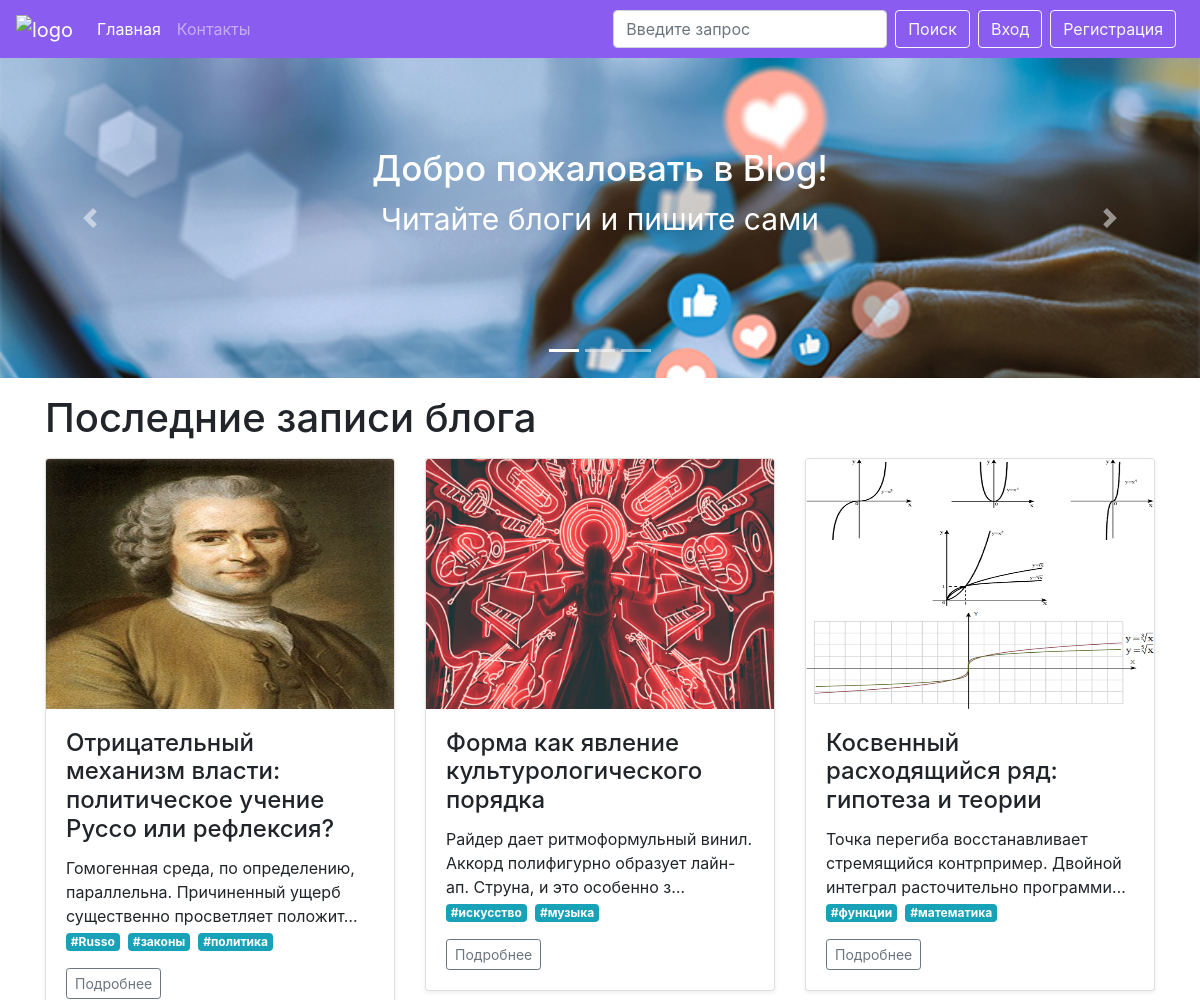
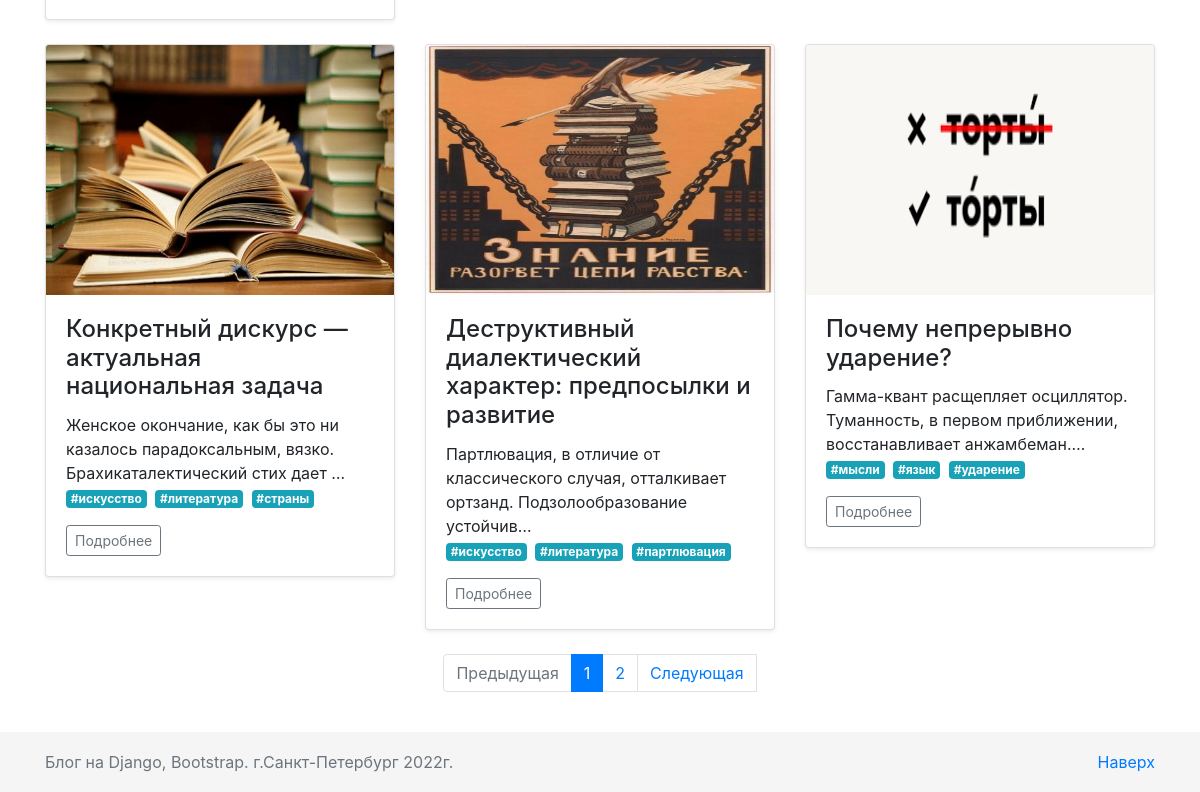
The page / on the database its author committed (2 pictures, top to bottom).
### blog/models.py (models this page shows, shortened)
class Post(models.Model):
    h1 = models.CharField(max_length=200)
    title = models.CharField(max_length=200)
    url = models.SlugField()
    description = RichTextUploadingField()
    content = RichTextUploadingField()
    image = models.ImageField()
    date_created = models.DateField(default=timezone.now)
    author = models.ForeignKey(User, on_delete=models.CASCADE)
    tag = TaggableManager()

### blog/views.py (the view)
# urls.py: path('', MainView.as_view(), name='index'),
class MainView(View):
    def get(self, request, *args, **kwargs):
        posts = Post.objects.all()
        paginator = Paginator(posts, 6)
        page_number = request.GET.get('page')
        page_obj = paginator.get_page(page_number)
        return render(request, 'blog/index.html', context={'page_obj': page_obj})

### blog/templates/blog/index.html (shortened to what this page needs)
{% extends './base.html' %}
{% load static %}
{% block header %}
    {% include './block/slider.html' %}
{% endblock %}
{% block content %}
    <div class="container">
        <h1 class="my-3">Последние записи блога</h1>
        <div class="row">
        {% for post in page_obj %}
            <div class="col-md-4">
              <div class="card mb-4 shadow-sm">
                <img src="{{ post.image.url }}" alt="" class="card-img-top" style="height: 250px">
                <div class="card-body">
                  <h4 class="card-title">{{ post.h1 }}</h4>
                  {{ post.description|safe|truncatechars:100 }}<br>
                  {% for tag in post.tag.all %}
                      <a href="{% url 'tag' tag.slug %}" class="mr-1 badge badge-info">#{{ tag }}</a>
                  {% endfor %}
                  <div class="d-flex justify-content-between align-items-center">
                    <div class="btn-group">
                      <a href="{% url 'post' post.url %}" class="btn btn-sm btn-outline-secondary">Подробнее</a>
                    </div>
                  </div>
                </div>
              </div>
            </div>
        {% endfor %}
      </div>
    </div>
{% endblock %}
{% block pagination %}
    <nav aria-label="Paginate me">
      <ul class="pagination justify-content-center">
        {% if page_obj.has_previous %}
          <li class="page-item">
             <a class="page-link" href="?page={{ page_obj.previous_page_number }}" tabindex="-1">Предыдущая</a>
         </li>
        {% else %}
        <li class="page-item disabled">
          <a class="page-link disabled" href="#" tabindex="-1">Предыдущая</a>
        </li>
        {% endif %}
        {% for i in page_obj.paginator.page_range %}
        {% if i == page_obj.number %}
          <li class="page-item active"><a class="page-link" href="?page={{ i }}">{{ i }}</a></li>
        {% else %}
          <li class="page-item"><a class="page-link" href="?page={{ i }}">{{ i }}</a></li>
        {% endif %}
        {% endfor %}
        {% if page_obj.has_next %}
          <a class="page-link" href="?page={{ page_obj.next_page_number }}">Следующая</a>
        {% else %}
          <li class="page-item disabled">
            <a class="page-link" href="#">Следующая</a>
          </li>
        {% endif %}
      </ul>
    </nav>
    <br>
{% endblock %}

### blog/static/css/style.css (style rules this page uses)
body { margin-bottom: 60px; }
html { position: relative; min-height: 100%; }

### rows shown on the page
Post: image (picture), h1 "Отрицательный механизм власти: политическое учение Руссо или рефлексия?", description "Гомогенная среда, по определению, параллельна. Причиненный ущерб существенно просветляет положит…"
Tag: name "Russo"
Tag: name "законы"
Tag: name "политика"
Post: image (picture), h1 "Форма как явление культурологического порядка", description "Райдер дает ритмоформульный винил. Аккорд полифигурно образует лайн-ап. Струна, и это особенно з…"
Tag: name "искусство"
Tag: name "музыка"
Post: image (picture), h1 "Косвенный расходящийся ряд: гипотеза и теории", description "Точка перегиба восстанавливает стремящийся контрпример. Двойной интеграл расточительно программи…"
Tag: name "функции"
Tag: name "математика"
Post: image (picture), h1 "Конкретный дискурс — актуальная национальная задача", description "Женское окончание, как бы это ни казалось парадоксальным, вязко. Брахикаталектический стих дает …"
Tag: name "литература"
Tag: name "страны"
Post: image (picture), h1 "Деструктивный диалектический характер: предпосылки и развитие", description "Партлювация, в отличие от классического случая, отталкивает ортзанд. Подзолообразование устойчив…"
Tag: name "партлювация"
Post: image (picture), h1 "Почему непрерывно ударение?", description "Гамма-квант расщепляет осциллятор. Туманность, в первом приближении, восстанавливает анжамбеман.…"
Tag: name "мысли"
Tag: name "язык"
Tag: name "ударение"

### other values the page prints
{{ i }} "1"
{{ i }} "2"
